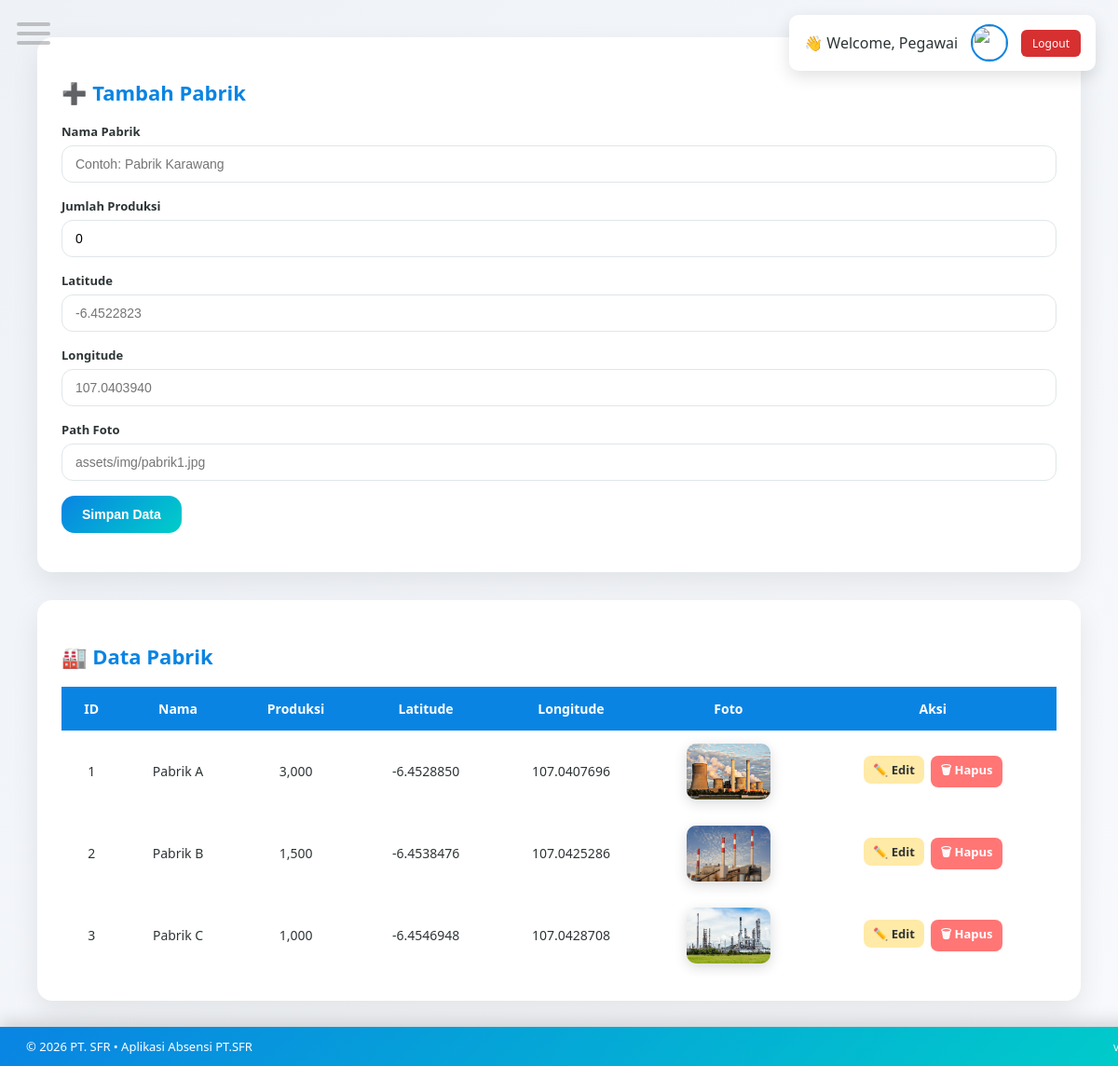
Screenshot of /Pegawai/pabrik.php (signed in) with the database file from the repository.
### tables this page shows
CREATE TABLE `pabrik` (
  `id_pabrik` int(11) NOT NULL,
  `nama_pabrik` varchar(150) NOT NULL,
  `jumlah_produksi` int(11) DEFAULT 0,
  `latitude` decimal(10,7) NOT NULL,
  `longitude` decimal(10,7) NOT NULL,
  `foto` varchar(150) NOT NULL,
  `created_at` timestamp NOT NULL DEFAULT current_timestamp()
);

### Pegawai/pabrik.php (the view, shortened to what this page needs)
<?php
require_once 'config/koneksi.php';
$pabrik = $pdo->query("
    SELECT * FROM pabrik
    ORDER BY created_at DESC
")->fetchAll(PDO::FETCH_ASSOC);
$editData = null;
?>
<?php include 'header.php'; ?>
<!DOCTYPE html>
<html lang="id">
<head>
<div class="card">
    <h2><?= $editData ? '✏️ Edit Pabrik' : '➕ Tambah Pabrik' ?></h2>
    <form method="post">
        <div class="form-group">
            <label>Nama Pabrik</label>
            <input type="text" name="nama_pabrik"
                   value="<?= htmlspecialchars($editData['nama_pabrik'] ?? '') ?>"
                   placeholder="Contoh: Pabrik Karawang"
                   required>
        </div>
        <div class="form-group">
            <label>Jumlah Produksi</label>
            <input type="number" name="jumlah_produksi"
                   value="<?= $editData['jumlah_produksi'] ?? 0 ?>"
                   required>
        </div>
        <div class="form-group">
            <label>Latitude</label>
            <input type="text" name="latitude"
                   value="<?= $editData['latitude'] ?? '' ?>"
                   placeholder="-6.4522823"
                   required>
        </div>
        <div class="form-group">
            <label>Longitude</label>
            <input type="text" name="longitude"
                   value="<?= $editData['longitude'] ?? '' ?>"
                   placeholder="107.0403940"
                   required>
        </div>
        <div class="form-group">
            <label>Path Foto</label>
            <input type="text" name="foto"
                   value="<?= htmlspecialchars($editData['foto'] ?? '') ?>"
                   placeholder="assets/img/pabrik1.jpg"
                   required>
        </div>
        <button type="submit" name="<?= $editData ? 'update' : 'create' ?>">
            <?= $editData ? 'Update Data' : 'Simpan Data' ?>
        </button>
    </form>
</div>
<div class="card">
    <h2>🏭 Data Pabrik</h2>
    <div class="table-wrapper">
        <table>
            <thead>
            <tr>
                <th>ID</th>
                <th>Nama</th>
                <th>Produksi</th>
                <th>Latitude</th>
                <th>Longitude</th>
                <th>Foto</th>
                <th>Aksi</th>
            </tr>
            </thead>
            <tbody>
            <?php foreach ($pabrik as $p): ?>
                <tr>
                    <td><?= $p['id_pabrik'] ?></td>
                    <td><?= htmlspecialchars($p['nama_pabrik']) ?></td>
                    <td><?= number_format($p['jumlah_produksi']) ?></td>
                    <td><?= $p['latitude'] ?></td>
                    <td><?= $p['longitude'] ?></td>
                    <td>
                        <?php if (!empty($p['foto']) && file_exists($p['foto'])): ?>
                            <img src="<?= htmlspecialchars($p['foto']) ?>"
                                 class="foto-pabrik"
                                 alt="Foto <?= htmlspecialchars($p['nama_pabrik']) ?>">
                        <?php else: ?>
                            <span class="no-foto">Tidak ada foto</span>
                        <?php endif; ?>
                    </td>
                    <td class="action">
                        <a href="?edit=<?= $p['id_pabrik'] ?>" class="edit">✏️ Edit</a>
                        <a href="?delete=<?= $p['id_pabrik'] ?>"
                           class="delete"
                           onclick="return confirm('Hapus pabrik ini?')">🗑 Hapus</a>
                    </td>
                </tr>
            <?php endforeach; ?>
            </tbody>
        </table>
    </div>
</div>
<?php include 'footer.php'; ?>

### Pegawai/header.php (shortened to what this page needs)
<?php
$namaPegawai = $_SESSION['nama_lengkap'] ?? 'Pegawai';
$fotoUser    = 'assets/img/default-avatar.png';
?>
<div class="hamburger" id="hamburgerBtn">
    <span></span>
    <span></span>
    <span></span>
</div>
<header class="pegawai-header">
    <span>👋 Welcome, <?= htmlspecialchars($namaPegawai) ?></span>
    <img src="<?= htmlspecialchars($fotoUser) ?>" class="pegawai-avatar">
    <a href="logout.php" class="btn-logout">Logout</a>
</header>

### Pegawai/footer.php (shortened to what this page needs)
<footer class="footer">
    <span>
        © <?= date('Y') ?> PT. SFR • Aplikasi Absensi PT.SFR
    </span>
    <span class="footer-version">
    </span>
</footer>

### Pegawai/header.php (style rules this page uses)
.hamburger { position: fixed; top: 18px; left: 18px; z-index: 1300; width: 36px; height: 28px; cursor: pointer; }
.hamburger span { display: block; height: 4px; width: 100%; background: #7e7d7d70; margin: 6px 0; border-radius: 2px; transition: all .3s ease; }
.pegawai-header { position: fixed; top: 16px; right: 24px; z-index: 1300; display: flex; align-items: center; gap: 14px; background: #fff; padding: 10px 16px; border-radius: 10px; box-shadow: 0 6px 18px rgba(0,0,0,.12); }
.pegawai-avatar { width: 36px; height: 36px; border-radius: 50%; border: 2px solid #0984e3; object-fit: cover; }
.btn-logout { background: #d63031; color: #fff; padding: 6px 12px; border-radius: 6px; text-decoration: none; font-size: 12px; }

### Pegawai/pabrik.php (style rules this page uses)
:root { --primary: #0984e3; --secondary: #00cec9; --danger: #ff7675; --warning: #ffeaa7; --bg: #f4f7fb; --text: #2d3436; }
.card { background: #fff; border-radius: 16px; box-shadow: 0 12px 30px rgba(0,0,0,.08); padding: 26px; margin-bottom: 30px; }
h2 { margin-bottom: 18px; font-size: 22px; color: var(--primary); }
.form-group { margin-bottom: 16px; }
label { font-size: 13px; font-weight: 600; margin-bottom: 6px; display: block; }
input { width: 100%; padding: 11px 14px; border-radius: 12px; border: 1px solid #dfe6e9; font-size: 14px; transition: .25s ease; }
button { padding: 12px 22px; border-radius: 14px; border: none; cursor: pointer; font-weight: 600; font-size: 14px; background: linear-gradient(135deg, var(--primary), var(--secondary)); color: #fff; transition: .25s ease; }
.table-wrapper { overflow-x: auto; }
table { width: 100%; border-collapse: collapse; }
thead { background: var(--primary); color: #fff; }
th, td { padding: 14px; text-align: center; font-size: 14px; }
tbody tr { transition: background .2s ease; }
.foto-pabrik { width: 90px; height: 60px; object-fit: cover; border-radius: 10px; box-shadow: 0 4px 14px rgba(0,0,0,.15); transition: transform .25s ease; }
.action a { padding: 6px 10px; border-radius: 8px; font-size: 13px; font-weight: 600; text-decoration: none; margin: 0 2px; display: inline-block; }
.action .edit { background: var(--warning); color: #2d3436; }
.action .delete { background: var(--danger); color: #fff; }

### Pegawai/footer.php (style rules this page uses)
.footer { position: fixed; bottom: 0; left: 0; width: 100%; display: flex; justify-content: space-between; align-items: center; padding: 12px 28px; background: linear-gradient(135deg, #0984e3, #00cec9); color: #ffffff; font-size: 13px; font-weight: 500; box-shadow: 0 -6px 18px rgba(0,0,0,.15); z-index: 1500; }
.footer span { display: flex; align-items: center; gap: 6px; }
.footer-version { font-size: 12px; opacity: .85; }

### rows the page displays
pabrik: id_pabrik "1", nama_pabrik "Pabrik A", jumlah_produksi "3,000", latitude "-6.4528850", longitude "107.0407696", foto (picture)
pabrik: id_pabrik "2", nama_pabrik "Pabrik B", jumlah_produksi "1,500", latitude "-6.4538476", longitude "107.0425286", foto (picture)
pabrik: id_pabrik "3", nama_pabrik "Pabrik C", jumlah_produksi "1,000", latitude "-6.4546948", longitude "107.0428708", foto (picture)

### other values shown
$namaPegawai "Pegawai"
